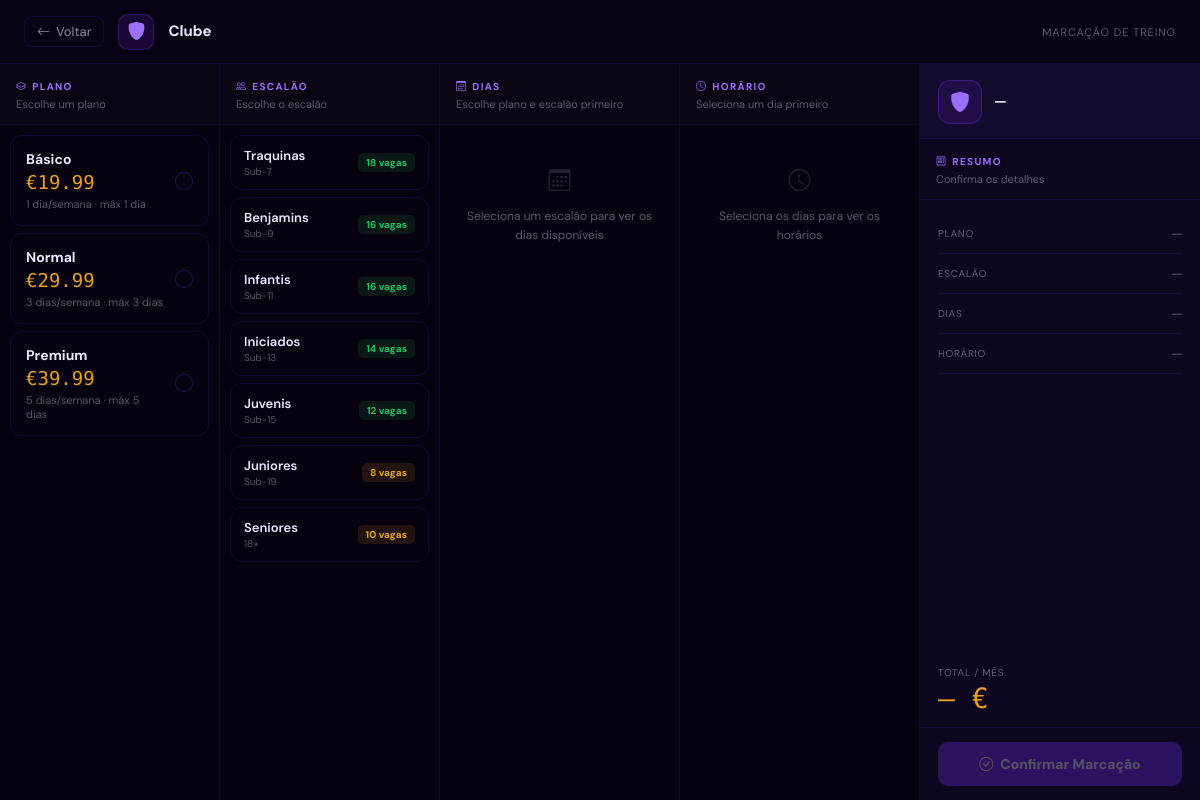
Screenshot of /VaiJogar/booking-simples.php with the database file from the repository.
### tables this page shows
CREATE TABLE planos (
    id                 INT          PRIMARY KEY AUTO_INCREMENT,
    nome               VARCHAR(100) UNIQUE NOT NULL,
    preco              DECIMAL(10,2) NOT NULL,
    dias_maximos       INT           NOT NULL,
    sessoes_por_semana VARCHAR(100),
    descricao          TEXT,
    data_criacao       TIMESTAMP DEFAULT CURRENT_TIMESTAMP,
    ativo              BOOLEAN   DEFAULT TRUE
);

CREATE TABLE escaloes (
    id             INT          PRIMARY KEY AUTO_INCREMENT,
    club_id        INT          NOT NULL,
    nome           VARCHAR(100) NOT NULL,
    idade          VARCHAR(50),
    vagas_totais   INT DEFAULT 20,
    vagas_ocupadas INT DEFAULT 0,
    data_criacao   TIMESTAMP DEFAULT CURRENT_TIMESTAMP,
    FOREIGN KEY (club_id) REFERENCES clubes(id) ON DELETE CASCADE,
    INDEX idx_club (club_id),
    UNIQUE KEY unique_club_escalao (club_id, nome)
);

### VaiJogar/booking-simples.php (the view, shortened to what this page needs)
<?php
require_once 'PHP/conexao.php';
$clube_nome = $_GET['clube']      ?? '';
$modalidade = $_GET['modalidade'] ?? '';
$stmt = $conn->prepare("SELECT * FROM clubes WHERE nome = ? AND (? = '' OR modalidade = ?) LIMIT 1");
$stmt->bind_param("sss", $clube_nome, $modalidade, $modalidade);
$stmt->execute();
$clube   = $stmt->get_result()->fetch_assoc();
$club_id = $clube['id'] ?? 1;
$planos = $conn->query("SELECT * FROM planos WHERE ativo = 1 ORDER BY preco ASC")->fetch_all(MYSQLI_ASSOC);
$stmt2 = $conn->prepare("
    SELECT e.*, (e.vagas_totais - e.vagas_ocupadas) AS vagas_livres
    FROM escaloes e WHERE e.club_id = ? ORDER BY e.id ASC
");
$stmt2->bind_param("i", $club_id);
$stmt2->execute();
$escaloes = $stmt2->get_result()->fetch_all(MYSQLI_ASSOC);
$LOGO_URLS = [
  "SL Benfica"          => "https://upload.wikimedia.org/wikipedia/pt/thumb/d/d8/SL_Benfica_logo.svg/120px-SL_Benfica_logo.svg.png",
  "Estrela da Amadora"  => "https://upload.wikimedia.org/wikipedia/pt/thumb/5/5d/Estrela_da_Amadora.png/120px-Estrela_da_Amadora.png",
  "CF Os Belenenses"    => "https://upload.wikimedia.org/wikipedia/pt/thumb/7/73/CF_Belenenses.png/120px-CF_Belenenses.png",
  "Casa Pia AC"         => "https://upload.wikimedia.org/wikipedia/pt/thumb/a/af/Casa_Pia_AC.png/120px-Casa_Pia_AC.png",
  "Estoril Praia"       => "https://upload.wikimedia.org/wikipedia/pt/thumb/5/50/GD_Estoril_Praia.png/120px-GD_Estoril_Praia.png",
  "GD Estoril-Praia B"  => "https://upload.wikimedia.org/wikipedia/pt/thumb/5/50/GD_Estoril_Praia.png/120px-GD_Estoril_Praia.png",
  "SC Farense"          => "https://upload.wikimedia.org/wikipedia/pt/thumb/c/c1/SC_Farense.png/120px-SC_Farense.png",
];
$logo_src = $clube['imagem_url'] ?? ($LOGO_URLS[$clube_nome] ?? '');
?>
<!DOCTYPE html>
<html lang="pt">
<head>
<link rel="stylesheet" href="https://cdn.jsdelivr.net/npm/bootstrap-icons@1.13.1/font/bootstrap-icons.min.css">
</head>
<body>
<div class="shell">
  <div class="topbar">
    <div class="topbar-left">
      <button class="btn-back" onclick="history.back()">
        <i class="bi bi-arrow-left"></i> Voltar
      </button>
      <div class="clube-logo-wrap" id="topbarLogo">
        <?php if($logo_src): ?>
          <img src="<?php echo htmlspecialchars($logo_src); ?>"
               alt="<?php echo htmlspecialchars($clube_nome); ?>"
               onerror="this.parentElement.innerHTML='<i class=\'bi bi-shield-fill\'></i>'">
        <?php else: ?>
          <i class="bi bi-shield-fill"></i>
        <?php endif; ?>
      </div>
      <div class="clube-info">
        <div class="clube-nome"><?php echo htmlspecialchars($clube_nome ?: 'Clube'); ?></div>
      </div>
    </div>
    <div class="topbar-right">Marcação de Treino</div>
  </div>
  <div class="main">
    <div class="col">
      <div class="col-head">
        <div class="col-label"><i class="bi bi-layers"></i> Plano</div>
        <div class="col-hint" id="hintPlano">Escolhe um plano</div>
      </div>
      <div class="col-body">
        <?php foreach($planos as $i => $p): ?>
        <div class="plano-card" id="plano<?php echo $i; ?>" onclick="selecionarPlano(<?php echo $i; ?>)">
          <div class="plano-info">
            <div class="plano-nome"><?php echo htmlspecialchars($p['nome']); ?></div>
            <div class="plano-preco">€<?php echo number_format($p['preco'],2); ?></div>
            <div class="plano-meta"><?php echo $p['sessoes_por_semana']; ?> · máx <?php echo (int)$p['dias_maximos']; ?> dia<?php echo $p['dias_maximos']>1?'s':''; ?></div>
          </div>
          <div class="radio"><div class="radio-dot"></div></div>
        </div>
        <?php endforeach; ?>
      </div>
    </div>
    <div class="col">
      <div class="col-head">
        <div class="col-label"><i class="bi bi-people"></i> Escalão</div>
        <div class="col-hint" id="hintEscalao">Escolhe o escalão</div>
      </div>
      <div class="col-body">
        <?php if(empty($escaloes)): ?>
          <div class="empty"><i class="bi bi-people"></i>Sem escalões para este clube</div>
        <?php else: foreach($escaloes as $i => $e):
          $livres    = (int)$e['vagas_livres'];
          $esgotado  = $livres <= 0;
          $vagaClass = $livres > 10 ? 'ok' : ($livres > 0 ? 'low' : 'no');
          $vagaTxt   = $esgotado ? 'Esgotado' : $livres . ' vagas';
        ?>
        <div class="esc-card <?php echo $esgotado?'esgotado':''; ?>" id="esc<?php echo $i; ?>"
             onclick="<?php echo $esgotado?'':'selecionarEscalao('.$i.')'; ?>">
          <div>
            <div class="esc-nome"><?php echo htmlspecialchars($e['nome']); ?></div>
            <div class="esc-idade"><?php echo htmlspecialchars($e['idade'] ?? ''); ?></div>
          </div>
          <span class="esc-vagas <?php echo $vagaClass; ?>"><?php echo $vagaTxt; ?></span>
        </div>
        <?php endforeach; endif; ?>
      </div>
    </div>
    <div class="col">
      <div class="col-head">
        <div class="col-label"><i class="bi bi-calendar3"></i> Dias</div>
        <div class="col-hint" id="hintDias">Escolhe plano e escalão primeiro</div>
      </div>
      <div class="col-body" id="diasBody">
        <div class="empty"><i class="bi bi-calendar3"></i>Seleciona um escalão para ver os dias disponíveis</div>
      </div>
    </div>
    <div class="col">
      <div class="col-head">
        <div class="col-label"><i class="bi bi-clock"></i> Horário</div>
        <div class="col-hint" id="hintHora">Seleciona um dia primeiro</div>
      </div>
      <div class="col-body" id="horasBody">
        <div class="empty"><i class="bi bi-clock"></i>Seleciona os dias para ver os horários</div>
      </div>
    </div>
    <div class="col resumo-col">
      <div class="resumo-hero">
        <div class="resumo-logo">
          <?php if($logo_src): ?>
            <img src="<?php echo htmlspecialchars($logo_src); ?>" alt="<?php echo htmlspecialchars($clube_nome); ?>"
                 onerror="this.parentElement.innerHTML='<i class=\'bi bi-shield-fill\'></i>'">
          <?php else: ?>
            <i class="bi bi-shield-fill"></i>
          <?php endif; ?>
        </div>
        <div>
          <div class="resumo-clube-nome"><?php echo htmlspecialchars($clube_nome ?: '—'); ?></div>
        </div>
      </div>
      <div class="col-head" style="background:none">
        <div class="col-label"><i class="bi bi-receipt"></i> Resumo</div>
        <div class="col-hint">Confirma os detalhes</div>
      </div>
      <div class="resumo-body">
        <div class="r-row">
          <span class="r-key">Plano</span>
          <span class="r-val em" id="rPlano">—</span>
        </div>
        <div class="r-row">
          <span class="r-key">Escalão</span>
          <span class="r-val em" id="rEscalao">—</span>
        </div>
        <div class="r-row">
          <span class="r-key">Dias</span>
          <span class="r-val em" id="rDias">—</span>
        </div>
        <div class="r-row">
          <span class="r-key">Horário</span>
          <span class="r-val em" id="rHora">—</span>
        </div>
        <div class="r-preco-wrap">
          <div class="r-preco-label">Total / mês</div>
          <div class="r-preco" id="rPreco">— €</div>
        </div>
      </div>
      <div class="resumo-footer">
        <button class="btn-confirmar" id="btnConfirmar" disabled onclick="confirmar()">
          <i class="bi bi-check-circle" id="btnIcon"></i>
          <span id="btnTxt">Confirmar Marcação</span>
        </button>
      </div>
    </div>
  </div>
</div>
</body>
</html>

### rows the page displays
planos: nome "Básico", preco "19.99", sessoes_por_semana "1 dia/semana", dias_maximos "1"
planos: nome "Normal", preco "29.99", sessoes_por_semana "3 dias/semana", dias_maximos "3"
planos: nome "Premium", preco "39.99", sessoes_por_semana "5 dias/semana", dias_maximos "5"
escaloes: nome "Traquinas", idade "Sub-7", vagaTxt "18 vagas"
escaloes: nome "Benjamins", idade "Sub-9", vagaTxt "16 vagas"
escaloes: nome "Infantis", idade "Sub-11", vagaTxt "16 vagas"
escaloes: nome "Iniciados", idade "Sub-13", vagaTxt "14 vagas"
escaloes: nome "Juvenis", idade "Sub-15", vagaTxt "12 vagas"
escaloes: nome "Juniores", idade "Sub-19", vagaTxt "8 vagas"
escaloes: nome "Seniores", idade "18+", vagaTxt "10 vagas"

### other values shown
$clube_nome ?: 'Clube' "Clube"
$clube_nome ?: '—' "—"
